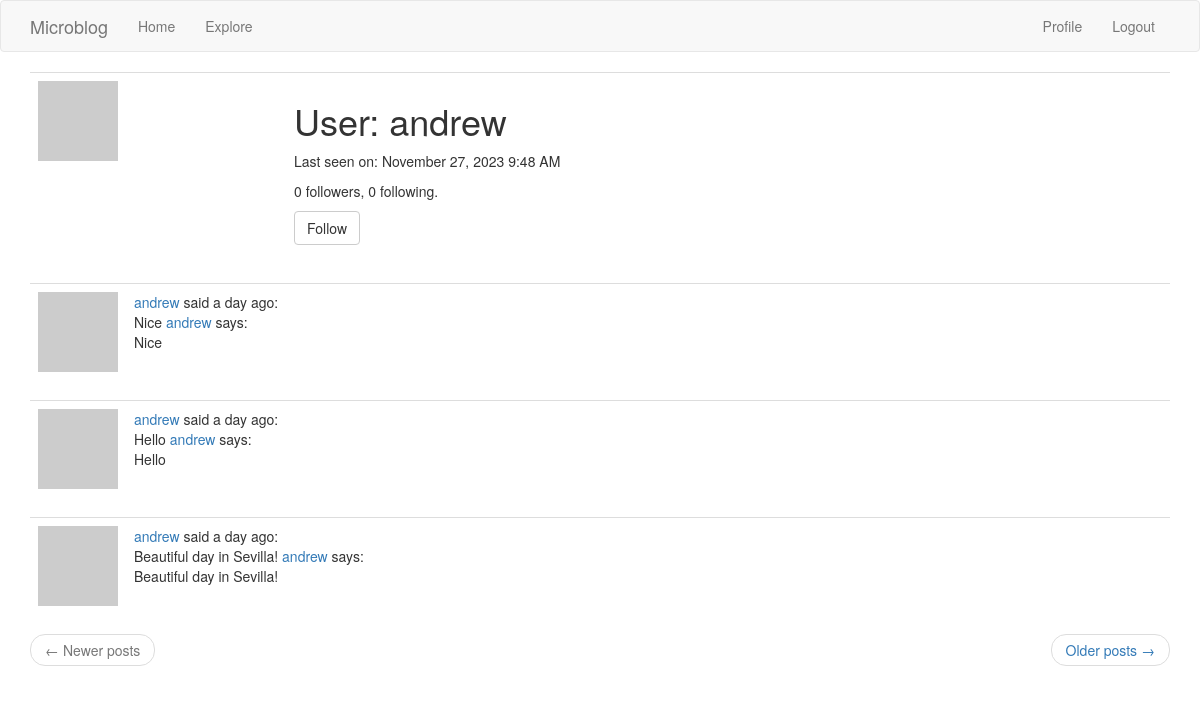
The page /user/andrew (signed in) on the database its author committed.
### app/models.py (models this page shows, shortened)
class User(UserMixin, db.Model):
    id = db.Column(db.Integer, primary_key=True)
    username = db.Column(db.String(64), index=True, unique=True)
    email = db.Column(db.String(120), index=True, unique=True)
    password_hash = db.Column(db.String(128))
    posts = db.relationship('Post', backref='author', lazy='dynamic')
    about_me = db.Column(db.String(140))
    last_seen = db.Column(db.DateTime, default=datetime.utcnow)
    followed = db.relationship(
        'User', secondary=followers,
        primaryjoin=(followers.c.follower_id == id),
        secondaryjoin=(followers.c.followed_id == id),
        backref=db.backref('followers', lazy='dynamic'), lazy='dynamic')
    def is_following(self, user):
        return self.followed.filter(
            followers.c.followed_id == user.id).count() > 0
    def avatar(self, size):
        digest = md5(self.email.lower().encode('utf-8')).hexdigest()
        return 'https://www.gravatar.com/avatar/{}?d=identicon&s={}'.format(
            digest, size)

class Post(db.Model):
    id = db.Column(db.Integer, primary_key=True)
    body = db.Column(db.String(140))
    timestamp = db.Column(db.DateTime, index=True, default=datetime.utcnow)
    user_id = db.Column(db.Integer, db.ForeignKey('user.id'))

### app/routes.py (the view)
@app.route('/user/<username>')
@login_required
def user(username):
    user = User.query.filter_by(username=username).first_or_404()
    page = request.args.get('page', 1, type=int)
    posts = user.posts.order_by(Post.timestamp.desc()).paginate(
        page=page, per_page=app.config['POSTS_PER_PAGE'], error_out=False)
    next_url = url_for('user', username=user.username, page=posts.next_num) \
        if posts.has_next else None
    prev_url = url_for('user', username=user.username, page=posts.prev_num) \
        if posts.has_prev else None
    form = EmptyForm()
    return render_template('user.html', user=user, posts=posts.items,
                           next_url=next_url, prev_url=prev_url, form=form)

### app/forms.py
class EmptyForm(FlaskForm):
    submit = SubmitField('Submit')

### app/models.py (called while the page is built)
@login.user_loader
def load_user(id):
    return User.query.get(int(id))

### app/routes.py (called while the page is built)
@app.before_request
def before_request():
    if current_user.is_authenticated:
        current_user.last_seen = datetime.utcnow()
        db.session.commit()

### app/templates/user.html (shortened to what this page needs)
{% extends "base.html" %}
{% block app_content %}
    <table class="table table-hover">
        <tr>
            <td width="256px"><img src="{{ user.avatar(256) }}"></td>
            <td>
                <h1>User: {{ user.username }}</h1>
                {% if user.last_seen %}
                <p>Last seen on: {{ moment(user.last_seen).format('LLL') }}</p>
                {% endif %}
                <p>{{ user.followers.count() }} followers, {{ user.followed.count() }} following.</p>
                {% if user == current_user %}
                <p><a href="{{ url_for('edit_profile') }}">Edit your profile</a></p>
                {% elif not current_user.is_following(user) %}
                <p>
                    <form action="{{ url_for('follow', username=user.username) }}" method="post">
                        {{ form.submit(value='Follow', class_='btn btn-default') }}
                    </form>
                </p>
                {% endif %}
            </td>
        </tr>
    </table>
    {% for post in posts %}
        {% include '_post.html' %}
    {% endfor %}
    <nav aria-label="...">
        <ul class="pager">
            <li class="previous{% if not prev_url %} disabled{% endif %}">
                <a href="{{ prev_url or '#' }}">
                    <span aria-hidden="true">&larr;</span> Newer posts
                </a>
            </li>
            <li class="next{% if not next_url %} disabled{% endif %}">
                <a href="{{ next_url or '#' }}">
                    Older posts <span aria-hidden="true">&rarr;</span>
                </a>
            </li>
        </ul>
    </nav>
{% endblock %}

### app/templates/base.html (shortened to what this page needs)
{% extends 'bootstrap/base.html' %}
{% block navbar %}
    <nav class="navbar navbar-default">
        <div class="container">
            <div class="navbar-header">
                <a class="navbar-brand" href="{{ url_for('index') }}">Microblog</a>
            </div>
            <div class="collapse navbar-collapse" id="bs-example-navbar-collapse-1">
                <ul class="nav navbar-nav">
                    <li><a href="{{ url_for('index') }}">Home</a></li>
                    <li><a href="{{ url_for('explore') }}">Explore</a></li>
                </ul>
                <ul class="nav navbar-nav navbar-right">
                    {% if current_user.is_anonymous %}
                    <li><a href="{{ url_for('login') }}">Login</a></li>
                    {% else %}
                    <li><a href="{{ url_for('user', username=current_user.username) }}">Profile</a></li>
                    <li><a href="{{ url_for('logout') }}">Logout</a></li>
                    {% endif %}
                </ul>
            </div>
        </div>
    </nav>
{% endblock %}
{% block content %}
    <div class="container">
        {% block app_content %}{% endblock %}
    </div>
{% endblock %}

### app/templates/_post.html
<table class="table table-hover">
    <tr>
        <td width="70px">
            <a href="{{ url_for('user', username=post.author.username) }}">
                <img src="{{ post.author.avatar(70) }}" />
            </a>
        </td>
        <td>
            <a href="{{ url_for('user', username=post.author.username) }}">
                {{ post.author.username }}
            </a>
            said {{ moment(post.timestamp).fromNow() }}:
            <br>
            {{ post.body }}<a href="{{ url_for('user', username=post.author.username) }}">
                {{ post.author.username }}
            </a>
            says:
            <br>
            {{ post.body }}
        </td>
    </tr>
</table>

### rows shown on the page
User: username "andrew", last_seen "November 27, 2023 9:48 AM"
Post: author.username "andrew", timestamp "a day ago", body "Nice"
Post: author.username "andrew", timestamp "a day ago", body "Hello"
Post: author.username "andrew", timestamp "a day ago", body "Beautiful day in Sevilla!"

### other values the page prints
{{ user.followers.count() }} "0"
{{ user.followed.count() }} "0"
